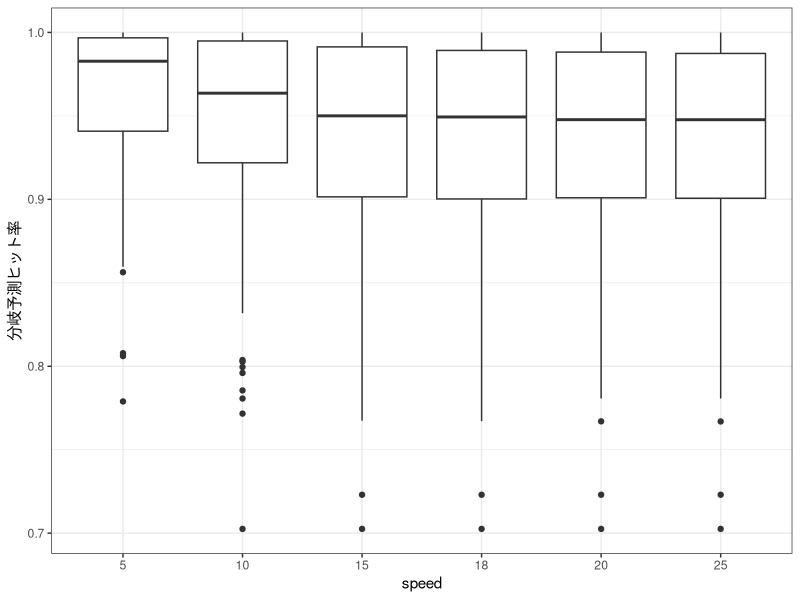
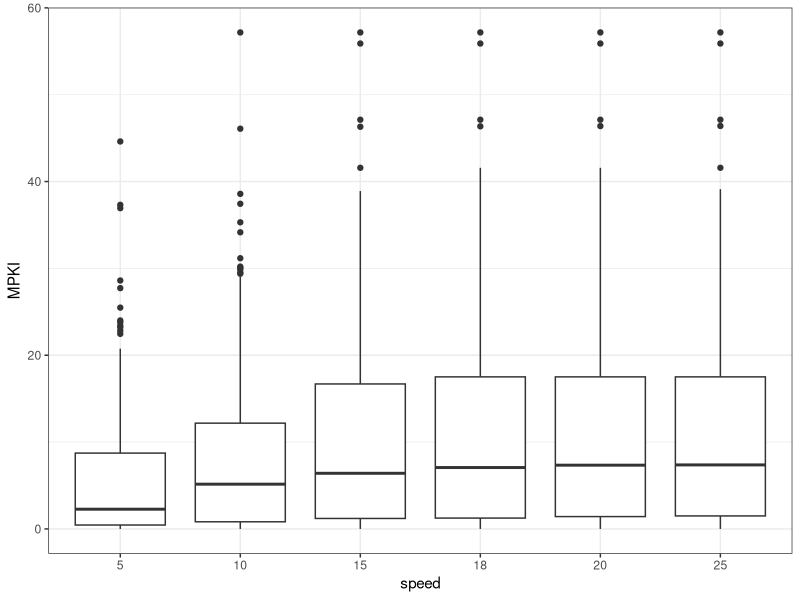
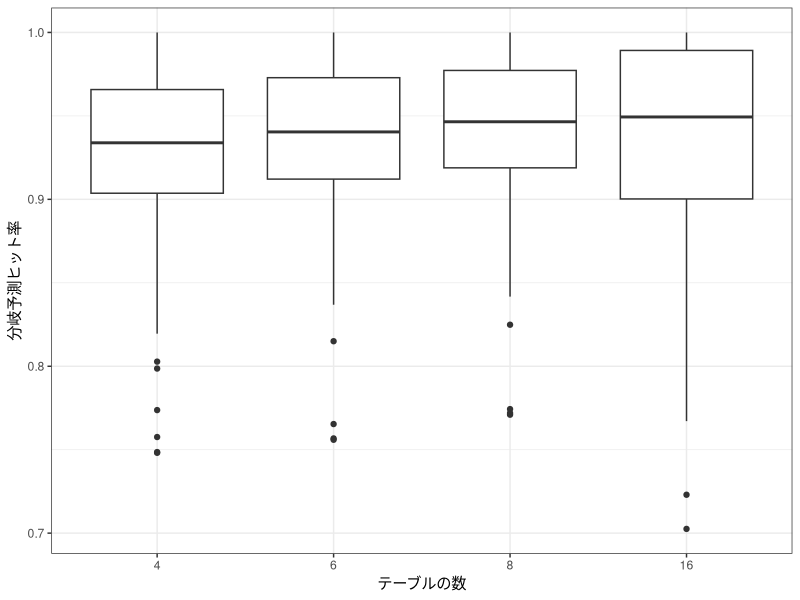
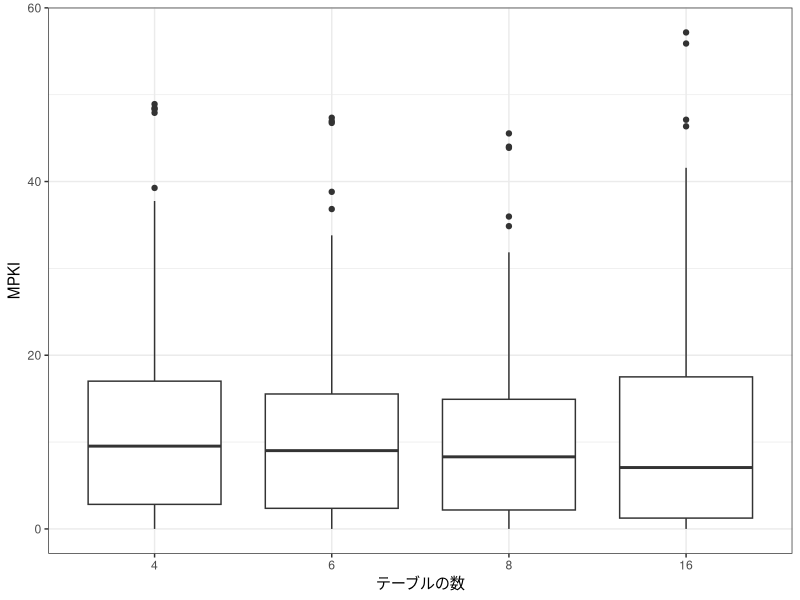
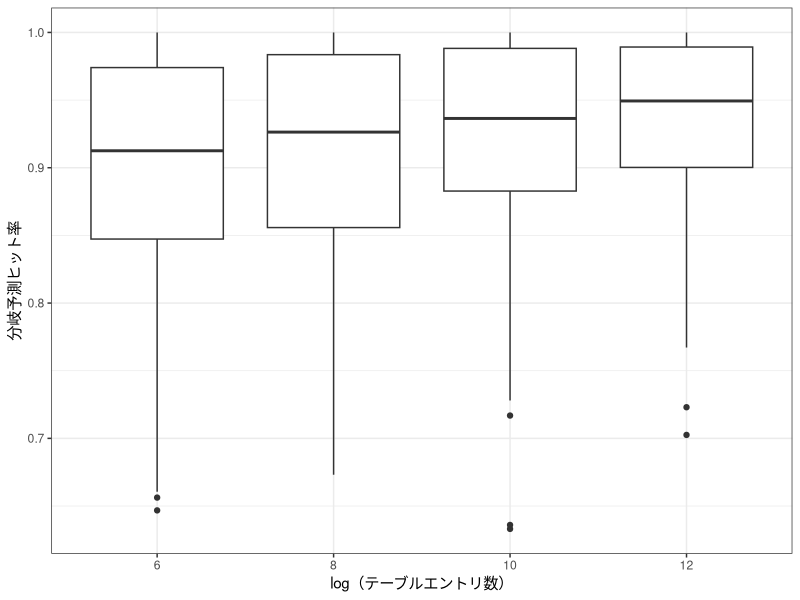
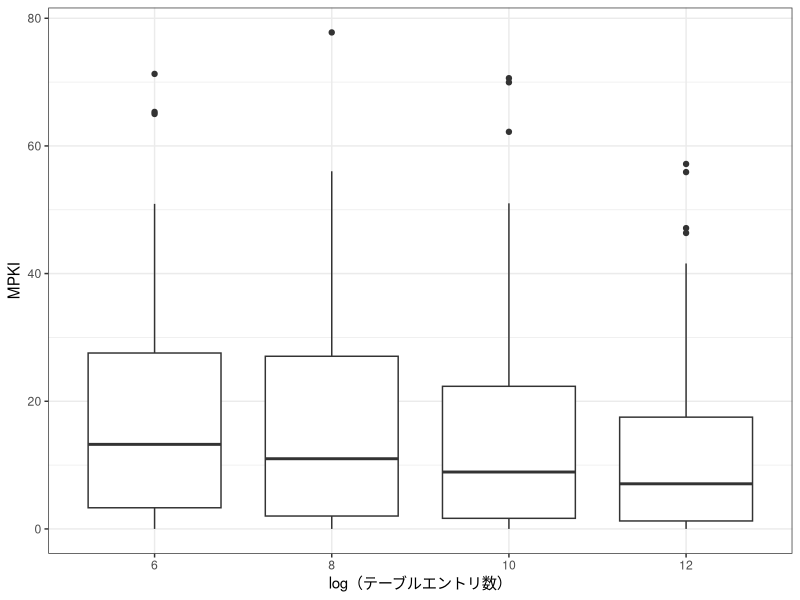
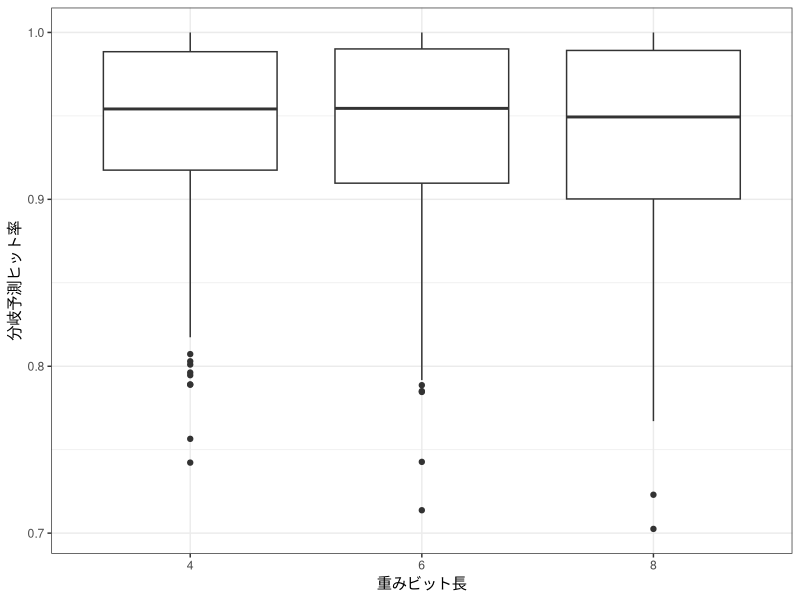
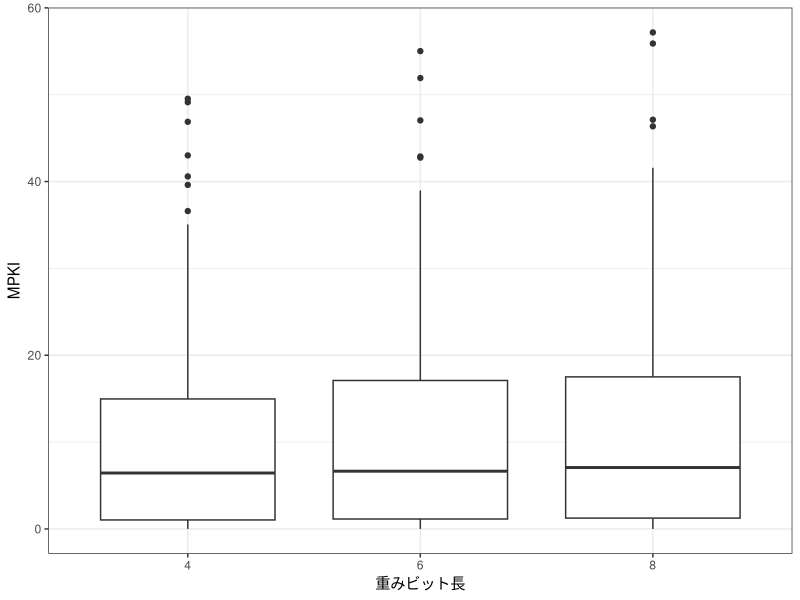

Source code (R) for these figures, in order:
## ---- chunk 1
library(tidyverse)
library(magrittr)
## ---- chunk 2
data <- read_tsv("./hashedperceptron.tsv")
## ---- chunk 3
p <- data %>%
  filter(tableCount == 16 & logTableSize == 12 & weightBit == 8) %>%
  ggplot(
    mapping = aes(
      x = speed %>% as_factor,
      y = 1 - NUM_MISPREDICTIONS / NUM_BR,
      # color = trace_category,
      # shape = trace_category,
    )
  ) +
  theme_bw() +
  geom_boxplot() +
  # geom_jitter(height = 0) +
  labs(x = "speed", y = "分岐予測ヒット率")
plot(p)
# ggplotly(p)
## ---- chunk 4
p <- data %>%
  filter(tableCount == 16 & logTableSize == 12 & weightBit == 8) %>%
  ggplot(
    mapping = aes(
      x = speed %>% as_factor,
      y = MISPRED_PER_1K_INST,
      # color = trace_category,
      # shape = trace_category,
    )
  ) +
  theme_bw() +
  geom_boxplot() +
  # geom_jitter(height = 0) +
  labs(x = "speed", y = "MPKI")
plot(p)
# ggplotly(p)
## ---- chunk 5
p <- data %>%
  filter(speed == 18 & logTableSize == 12 & weightBit == 8) %>%
  ggplot(
    mapping = aes(
      x = tableCount %>% as_factor,
      y = 1 - NUM_MISPREDICTIONS / NUM_BR,
      # color = trace_category,
      # shape = trace_category,
    )
  ) +
  theme_bw() +
  geom_boxplot() +
  # geom_jitter(height = 0) +
  labs(x = "テーブルの数", y = "分岐予測ヒット率")
plot(p)
# ggplotly(p)
p <- data %>%
  filter(speed == 18 & logTableSize == 12 & weightBit == 8) %>%
  ggplot(
    mapping = aes(
      x = tableCount %>% as_factor,
      y = MISPRED_PER_1K_INST,
      # color = trace_category,
      # shape = trace_category,
    )
  ) +
  theme_bw() +
  geom_boxplot() +
  # geom_jitter(height = 0) +
  labs(x = "テーブルの数", y = "MPKI")
plot(p)
# ggplotly(p)
## ---- chunk 6
p <- data %>%
  filter(speed == 18 & tableCount == 16 & weightBit == 8) %>%
  ggplot(
    mapping = aes(
      x = logTableSize %>% as_factor,
      y = 1 - NUM_MISPREDICTIONS / NUM_BR,
      # color = trace_category,
      # shape = trace_category,
    )
  ) +
  theme_bw() +
  geom_boxplot() +
  # geom_jitter(height = 0) +
  labs(x = "log（テーブルエントリ数）", y = "分岐予測ヒット率")
plot(p)
# ggplotly(p)

p <- data %>%
  filter(speed == 18 & tableCount == 16 & weightBit == 8) %>%
  ggplot(
    mapping = aes(
      x = logTableSize %>% as_factor,
      y = MISPRED_PER_1K_INST,
      # color = trace_category,
      # shape = trace_category,
    )
  ) +
  theme_bw() +
  geom_boxplot() +
  # geom_jitter(height = 0) +
  labs(x = "log（テーブルエントリ数）", y = "MPKI")
plot(p)
# ggplotly(p)
## ---- chunk 7
p <- data %>%
  filter(speed == 18 & tableCount == 16 & logTableSize == 12) %>%
  ggplot(
    mapping = aes(
      x = weightBit %>% as_factor,
      y = 1 - NUM_MISPREDICTIONS / NUM_BR,
      # color = trace_category,
      # shape = trace_category,
    )
  ) +
  theme_bw() +
  geom_boxplot() +
  # geom_jitter(height = 0) +
  labs(x = "重みビット長", y = "分岐予測ヒット率")
plot(p)
# ggplotly(p)

p <- data %>%
  filter(speed == 18 & tableCount == 16 & logTableSize == 12) %>%
  ggplot(
    mapping = aes(
      x = weightBit %>% as_factor,
      y = MISPRED_PER_1K_INST,
      # color = trace_category,
      # shape = trace_category,
    )
  ) +
  theme_bw() +
  geom_boxplot() +
  # geom_jitter(height = 0) +
  labs(x = "重みビット長", y = "MPKI")
plot(p)
# ggplotly(p)
## ---- chunk 8
p <- data %>%
  filter(speed == 5 & logTableSize == 12 & weightBit == 6) %>%
  ggplot(
    mapping = aes(
      x = tableCount %>% as_factor,
      y = 1 - NUM_MISPREDICTIONS / NUM_BR,
      # color = trace_category,
      # shape = trace_category,
    )
  ) +
  theme_bw() +
  geom_boxplot() +
  # geom_jitter(height = 0) +
  labs(x = "テーブルの数", y = "分岐予測ヒット率")
plot(p)
# ggplotly(p)
p <- data %>%
  filter(speed == 5 & logTableSize == 12 & weightBit == 6) %>%
  ggplot(
    mapping = aes(
      x = tableCount %>% as_factor,
      y = MISPRED_PER_1K_INST,
      # color = trace_category,
      # shape = trace_category,
    )
  ) +
  theme_bw() +
  geom_boxplot() +
  # geom_jitter(height = 0) +
  labs(x = "テーブルの数", y = "MPKI")
plot(p)
# ggplotly(p)
## ---- chunk 9
p <- data %>%
  filter(speed == 5 & tableCount == 16 & weightBit == 6) %>%
  ggplot(
    mapping = aes(
      x = logTableSize %>% as_factor,
      y = 1 - NUM_MISPREDICTIONS / NUM_BR,
      # color = trace_category,
      # shape = trace_category,
    )
  ) +
  theme_bw() +
  geom_boxplot() +
  # geom_jitter(height = 0) +
  labs(x = "log（テーブルエントリ数）", y = "分岐予測ヒット率")
plot(p)
# ggplotly(p)

p <- data %>%
  filter(speed == 5 & tableCount == 16 & weightBit == 6) %>%
  ggplot(
    mapping = aes(
      x = logTableSize %>% as_factor,
      y = MISPRED_PER_1K_INST,
      # color = trace_category,
      # shape = trace_category,
    )
  ) +
  theme_bw() +
  geom_boxplot() +
  # geom_jitter(height = 0) +
  labs(x = "log（テーブルエントリ数）", y = "MPKI")
plot(p)
# ggplotly(p)
## ---- chunk 10
p <- data %>%
  filter(speed == 5 & tableCount == 16 & logTableSize == 12) %>%
  ggplot(
    mapping = aes(
      x = weightBit %>% as_factor,
      y = 1 - NUM_MISPREDICTIONS / NUM_BR,
      # color = trace_category,
      # shape = trace_category,
    )
  ) +
  theme_bw() +
  geom_boxplot() +
  # geom_jitter(height = 0) +
  labs(x = "重みビット長", y = "分岐予測ヒット率")
plot(p)
# ggplotly(p)

p <- data %>%
  filter(speed == 5 & tableCount == 16 & logTableSize == 12) %>%
  ggplot(
    mapping = aes(
      x = weightBit %>% as_factor,
      y = MISPRED_PER_1K_INST,
      # color = trace_category,
      # shape = trace_category,
    )
  ) +
  theme_bw() +
  geom_boxplot() +
  # geom_jitter(height = 0) +
  labs(x = "重みビット長", y = "MPKI")
plot(p)
# ggplotly(p)
## ---- chunk 11
p <- data %>%
  # filter(speed == 18) %>%
  group_by(speed, weightBit, tableCount, logTableSize) %>%
  summarise(bpred_hit = 1 - mean(NUM_MISPREDICTIONS/NUM_BR)) %>%
  mutate(ram_capacity = weightBit * tableCount * 2**logTableSize) %>%
  ggplot(
    mapping = aes(
      x = log2(ram_capacity),
      y = bpred_hit,
      # color = interaction(tableCount, logTableSize),
      color = speed,
      # shape = trace_category,
    )
  ) +
  theme_bw() +
  geom_point() +
  # geom_line() +
  scale_y_continuous(limits = c(0.85, 1), breaks = 0.85 + ((0:15) / 100)) +
  # geom_jitter(height = 0) +
  scale_color_gradient(low = "#a1024a", high = "#7ee787") +
  labs(x = "log2（RAM容量）", y = "分岐予測ヒット率")
plot(p)
# ggplotly(p)

p <- data %>%
  # filter(speed == 18) %>%
  group_by(speed, weightBit, tableCount, logTableSize) %>%
  summarise(mpki = mean(MISPRED_PER_1K_INST)) %>%
  mutate(ram_capacity = weightBit * tableCount * 2**logTableSize) %>%
  ggplot(
    mapping = aes(
      x = log2(ram_capacity),
      y = mpki,
      # color = interaction(tableCount, logTableSize),
      color = speed,
      # shape = trace_category,
    )
  ) +
  theme_bw() +
  geom_point() +
  # geom_line() +
  # geom_jitter(height = 0) +
  scale_color_gradient(low = "#a1024a", high = "#7ee787") +
  labs(x = "log2（RAM容量）", y = "MPKI")
plot(p)
# ggplotly(p)
